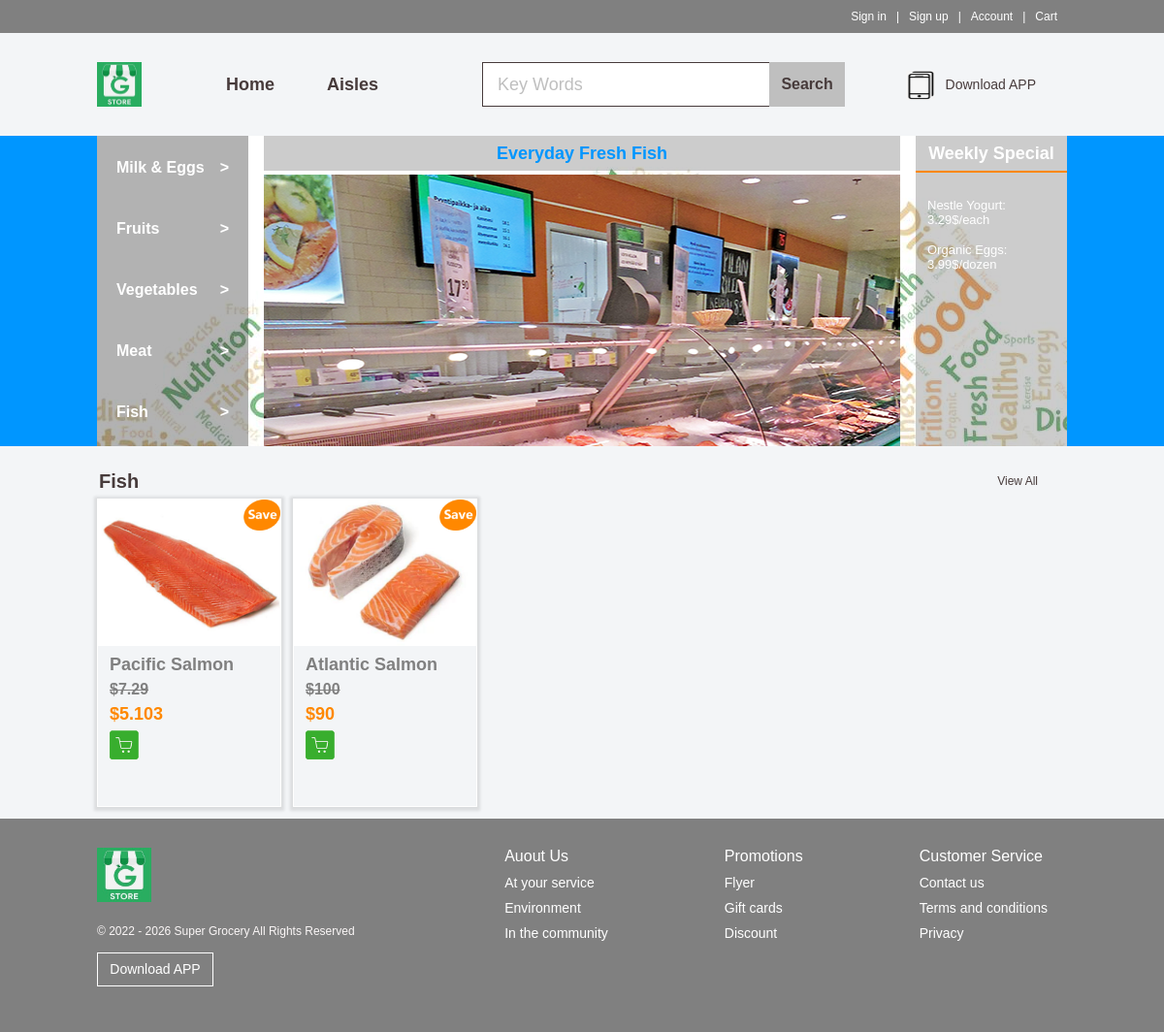
The app's page /fish.php with its own data.
### tables this page shows
CREATE TABLE `products` (
  `id` int(11) NOT NULL AUTO_INCREMENT,
  `type` varchar(50) NOT NULL,
  `name` varchar(50) NOT NULL,
  `discount` varchar(30) NOT NULL,
  `price` varchar(10) NOT NULL,
  `photo` varchar(100) NOT NULL,
  `detail` varchar(1000) NOT NULL,
  `amount` int(5) NOT NULL,
  PRIMARY KEY (`id`),
  UNIQUE KEY `goodname` (`name`)
);

### fish.php (the view, shortened to what this page needs)
<!DOCTYPE html>
<html lang="en">
<head>
    <link rel="stylesheet" href="css/p2_products.css">
    <link rel="stylesheet" href="css/p2_fish.css">
    <link rel="stylesheet" href="css/responsive2.css">
</head>
<body>
    <div id="topbar">
        <div class="content clearfix">
            <ul>
                <?php if (isset($_SESSION['user'])) { ?>
                    <li><a herf="logout.php">Logout</a><span>|</span></li>
                <?php } else { ?>
                    <li><a href="signin.php">Sign in</a><span>|</span></li>
                    <li><a href="signup.php">Sign up</a><span>|</span></li>
                <?php } ?>
                <li><a id="name"><?php echo isset($_SESSION['user']) ? $_SESSION['user'] : "Account"?></a><span>|</span></li>
                <li><a href="cart.php">Cart</a></li>
            </ul>
        </div>
    </div>
    <div class="header w">
        <div class="logo">
            <img src="image/logo.jpg" width="56" height="56" alt="">
        </div>
        <div class="nav">
            <ul>
                <li><a href="index.php">Home</a></li>
                <li class="dropdown">
                    <button class="dropbtn">Aisles</button>
                </li>
            </ul>
        </div>
        <div class="search">
            <input type="text" value="Key Words">
            <button>Search</button>
        </div>
        <div class="mobile_app">
            <div class="i">
                <img src="image/phone.JPG" width="36" height="36" alt="">
            </div>
            <a href="#">Download APP</a>
        </div>
    </div>
    <div class="banner">
        <div class="w">
            <div class="subnav">
                <ul>
                    <li><a href="milkeggs.php">Milk & Eggs <span> &gt; </span></a></li>
                    <li><a href="fruits.php">Fruits <span> &gt; </span></a></li>
                    <li><a href="vegetables.php">Vegetables <span> &gt; </span></a></li>
                    <li><a href="meat.php">Meat <span> &gt; </span></a></li>
                    <li><a href="fish.php">Fish <span> &gt; </span></a></li>
                </ul>
            </div>
            <div class="ttl">
                <h2>Everyday Fresh Fish</h2>
                <div class="pic"></div>
            </div>
            <div class="special">
                <h2>Weekly Special</h2>
                <div class="bd">
                    <ul>
                        <li><a href="#">Nestle Yogurt: 3.29$/each</a></li>
                        <li><a href="#">Organic Eggs: 3.99$/dozen</a></li>
                    </ul>
                </div>
            </div>
        </div>
    </div>
    <div class="box w">
        <div class="box-hd">
            <h3>Fish</h3>
            <a href="fish.php">View All</a>
        </div>
        <div class="box-bd">
            <ul class="clearfix">
            <?php include("conn.php");
                    $rs2 = mysqli_query($link, "select * from products where type='Fish' order by id desc limit 0,5");
                    while ($row = mysqli_fetch_array($rs2)) {
                    ?>
                     <li>
                         <em>
                             <img src="image/save.png" alt="">
                         </em>
                         <a href="detail.php?id=<?php echo $row['id']; ?>"><img src="back-end/<?php echo $row['photo']; ?>" alt="apples"></a>
                         <div class="description">
                             <a href="detail.php?id=<?php echo $row['id']; ?>">
                                 <h3><?php echo $row['name']; ?></h3>
                             </a>
                             <h2>$<?php echo $row['price']; ?></h2>
                             <h1>$<?php echo $row['price'] - $row['price'] * $row['discount'] / 10; ?></h2>
                         </div>
                         <a href="detail.php?id=<?php echo $row['id']; ?>"><img class="cart" src="image/cart.png" alt=""></a>
                     </li>
                 <?php } ?>
            </ul>
        </div>
    </div>
    <div class="footer">
        <div class="w">
            <div class="copyright">
                <img src="image/logo.jpg" width="56" height="56" alt="">
                <p>&copy; 2022 - 2026 Super Grocery All Rights Reserved</p>
                <a href="#" class="app">Download APP</a>
            </div>
            <div class="links">
                <dl>
                    <dt>Auout Us</dt>
                    <dd><a href="#">At your service</a></dd>
                    <dd><a href="#">Environment</a></dd>
                    <dd><a href="#">In the community</a></dd>
                </dl>
                <dl>
                    <dt>Promotions</dt>
                    <dd><a href="#">Flyer</a></dd>
                    <dd><a href="#">Gift cards</a></dd>
                    <dd><a href="#">Discount</a></dd>
                </dl>
                <dl>
                    <dt>Customer Service</dt>
                    <dd><a href="#">Contact us</a></dd>
                    <dd><a href="#">Terms and conditions</a></dd>
                    <dd><a href="#">Privacy</a></dd>
                </dl>
            </div>
        </div>
    </div>
</body>
</html>

### css/p2_fish.css (style rules this page uses)
.banner { background-color: #0096FF; }
.subnav ul li a { color: #fff; }
.ttl { background-color: rgba(0, 0, 0, 0.2); }
.ttl h2 { color: #0096FF; }
.ttl .pic { background: url(../image/fish.jpg) no-repeat top center; }
.special h2 { color: #fff; border-bottom: 2px solid #ff8800; }
.bd ul li { padding-top: 16px; }
.bd ul li a { font-size: 13px; color: #fff; }

### css/responsive2.css (style rules this page uses)
@media screen and (max-width: 1219px) { .w { width: 1000px; margin: auto; } }
@media screen and (max-width: 1219px) { #topbar .content { width: 1000px; } }
@media screen and (max-width: 1219px) { .header { height: 46px; margin: 30px auto; } }
@media screen and (max-width: 1219px) { .logo { width: 46px; height: 46px; } }
@media screen and (max-width: 1219px) { .logo img { width: 100%; height: 100%; } }
@media screen and (max-width: 1219px) { .nav { margin-left: 60px; } }
@media screen and (max-width: 1219px) { .nav ul li a { height: 46px; line-height: 46px; } }
@media screen and (max-width: 1219px) { .nav ul li .dropbtn { height: 46px; line-height: 46px; } }
@media screen and (max-width: 1219px) { .search { width: 377px; height: 46px; margin-left: 80px; } }
@media screen and (max-width: 1219px) { .search input { width: 280px; height: 44px; } }
@media screen and (max-width: 1219px) { .search button { width: 78px; height: 46px; } }
@media screen and (max-width: 1219px) { .mobile_app { width: 164px; line-height: 46px; margin-right: 20px; } }
@media screen and (max-width: 1219px) { .mobile_app .i { width: 30px; height: 30px; margin-left: 18px; } }
@media screen and (max-width: 1219px) { .mobile_app .i img { width: 100%; height: 100%; vertical-align: middle; } }
@media screen and (max-width: 1219px) { .mobile_app a { position: absolute; top: 0; right: 12px; line-height: 46px; font-size: 14px; } }
@media screen and (max-width: 1219px) { .subnav { width: 156px; } }
@media screen and (max-width: 1219px) { .ttl { width: 656px; margin-left: 16px; } }
@media screen and (max-width: 1219px) { .ttl .pic { width: 656px; } }
@media screen and (max-width: 1219px) { .special { width: 156px; } }
@media screen and (max-width: 1219px) { .bd { padding: 0 12px; margin-top: 10px; } }
@media screen and (max-width: 1219px) { .box { margin-top: 18px; } }
@media screen and (max-width: 1219px) { .box-bd ul { width: 1066px; } }
@media screen and (max-width: 1219px) { .box-bd ul li { width: 188px; height: 316px; margin-right: 12px; margin-bottom: 12px; } }

### records on screen
products: photo (picture), name "Pacific Salmon", price "7.29", $row['price'] - $row['price'] * $row['discount'] / 10 "5.103"
products: photo (picture), name "Atlantic Salmon", price "100", $row['price'] - $row['price'] * $row['discount'] / 10 "90"
